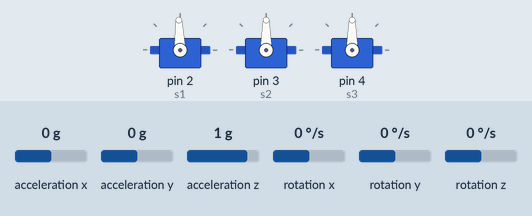
This sketch was run on a simulated Arduino Uno, built with avr-gcc and run on an emulated ATmega328P. Parts: 3 × servo. Wiring (inferred from the names in the program): MPU-6050 motion sensor at I2C address 0x68. The test bench sets the inputs (shaded band); at power-on: rotation x 0 °/s, acceleration z 1 g, acceleration x 0 g, rotation y 0 °/s, acceleration y 0 g, rotation z 0 °/s.

Above: at 1.7 s.
1.8 s: rotation x set to -192 °/s
At 3.2 s:
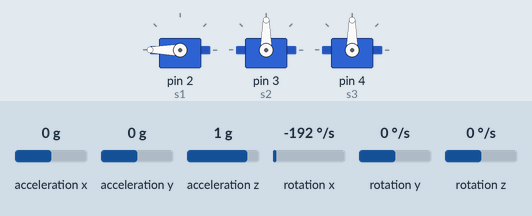
4.8 s: acceleration z set to 0 g
At 6.0 s:
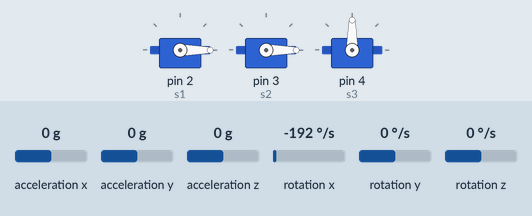
6.3 s: acceleration x set to -1.4 g
At 7.1 s:
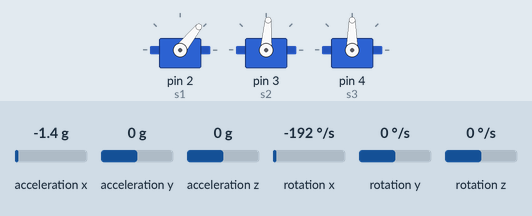
9.3 s: rotation y set to -192 °/s
Timing chart, 0 to 15.8 s (numbered marks = the images above; inputs shaded):
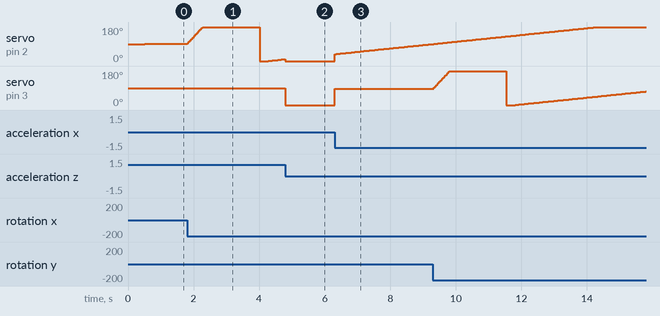

Measured:
- after the input at 4.8 s, servo on pin 3 (s2): 90° → 0° at once
- after the input at 6.3 s, servo on pin 2 (s1): moves from 0° to 90° over 3.0 s, starting at once; servo on pin 3 (s2): 0° → 86° at once

The sketch:

Gimbal.ino
```cpp
//SDA-A4
//SCL-A5
#include <Wire.h>
#include <Servo.h>
const int MPU = 0x68; // MPU6050 I2C address
double AccX, AccY, AccZ;
double GyroX, GyroY, GyroZ;
double accAngleX, accAngleY, gyroAngleX, gyroAngleY, gyroAngleZ;
double roll, pitch, yaw;
double AccErrorX, AccErrorY, GyroErrorX, GyroErrorY, GyroErrorZ;
double elapsedTime, currentTime, previousTime;
int c = 0;
Servo s1, s2, s3;
void setup() {
  Serial.begin(19200);
  Wire.begin();                      // Initialize comunication
  Wire.beginTransmission(MPU);       // Start communication with MPU6050 // MPU=0x68
  Wire.write(0x6B);                  // Access the register 6B
  Wire.write(0x00);                  // Reset
  Wire.endTransmission(true);        // end the transmission
  s1.attach(2);
  s2.attach(3);
  s3.attach(4);
  calculate_IMU_error();            //Calculate the errors
  delay(20);
}
void loop() {
  //Read acceleromter data
  Wire.beginTransmission(MPU);
  Wire.write(0x3B); // Start with register 0x3B
  Wire.endTransmission(false);
  Wire.requestFrom(MPU, 6, true); // Read 6 registers total, each axis value is stored in 2 registers
  // For a range of +-2g, we need to divide the raw values by 16384
  AccX = (Wire.read() << 8 | Wire.read()) / 16384.0; // X-axis value
  AccY = (Wire.read() << 8 | Wire.read()) / 16384.0; // Y-axis value
  AccZ = (Wire.read() << 8 | Wire.read()) / 16384.0; // Z-axis value
  // Calculating Roll and Pitch from the accelerometer data
  accAngleX = (atan(AccY / sqrt(pow(AccX, 2) + pow(AccZ, 2))) * 180 / PI)-AccErrorX; // AccErrorX
  accAngleY = (atan(-1 * AccX / sqrt(pow(AccY, 2) + pow(AccZ, 2))) * 180 / PI)-AccErrorY; // AccErrorY
  // Read gyroscope data
  previousTime = currentTime;        // Previous time is stored before the actual time read
  currentTime = millis();            // Current actual time read
  elapsedTime = (currentTime - previousTime) / 1000; // Divide by 1000 to get seconds
  Wire.beginTransmission(MPU);
  Wire.write(0x43); // Gyro data first register address 0x43
  Wire.endTransmission(false);
  Wire.requestFrom(MPU, 6, true); // Read 6 registers total, each axis value is stored in 2 registers
  GyroX = (Wire.read() << 8 | Wire.read()) / 131.0; // For a 250deg/s range we have to divide first the raw value by 131.0
  GyroY = (Wire.read() << 8 | Wire.read()) / 131.0;
  GyroZ = (Wire.read() << 8 | Wire.read()) / 131.0;
  // Correct the outputs with the calculated error values
  GyroX = GyroX - GyroErrorX; // GyroErrorX
  GyroY = GyroY - GyroErrorY; // GyroErrorY
  GyroZ = GyroZ - GyroErrorZ; // GyroErrorZ
  // Currently the raw values are in degrees per seconds, so we need to multiply by seconds(s) to get the angle in degrees
  gyroAngleX = gyroAngleX + GyroX * elapsedTime;
  gyroAngleY = gyroAngleY + GyroY * elapsedTime;
  yaw =  yaw + GyroZ * elapsedTime;
  // Complementary filter - combine acceleromter and gyro angle values
  roll = 0.96 * gyroAngleX + 0.04 * accAngleX;
  pitch = 0.96 * gyroAngleY + 0.04 * accAngleY;
  // Print the values on the serial monitor
  // Control servo motors of the gimbal
  double x = 90-roll;
  double y = 90-pitch;
  double z = 90-yaw;
  s1.write(x+2);
  s2.write(y);
  s3.write(z);
}
void calculate_IMU_error() {
  // Read accelerometer values 200 times
  while (c < 200) {
    Wire.beginTransmission(MPU);
    Wire.write(0x3B);
    Wire.endTransmission(false);
    Wire.requestFrom(MPU, 6, true);
    AccX = (Wire.read() << 8 | Wire.read()) / 16384.0 ;
    AccY = (Wire.read() << 8 | Wire.read()) / 16384.0 ;
    AccZ = (Wire.read() << 8 | Wire.read()) / 16384.0 ;
    // Sum all readings
    AccErrorX = AccErrorX + ((atan((AccY) / sqrt(pow((AccX), 2) + pow((AccZ), 2))) * 180 / PI));
    AccErrorY = AccErrorY + ((atan(-1 * (AccX) / sqrt(pow((AccY), 2) + pow((AccZ), 2))) * 180 / PI));
    c++;
  }
  //Divide the sum by 200 to get the error value
  AccErrorX = AccErrorX / 200;
  AccErrorY = AccErrorY / 200;
  c = 0;
  // Read gyro values 200 times
  while (c < 200) {
    Wire.beginTransmission(MPU);
    Wire.write(0x43);
    Wire.endTransmission(false);
    Wire.requestFrom(MPU, 6, true);
    GyroX = Wire.read() << 8 | Wire.read();
    GyroY = Wire.read() << 8 | Wire.read();
    GyroZ = Wire.read() << 8 | Wire.read();
    // Sum all readings
    GyroErrorX = GyroErrorX + (GyroX / 131.0);
    GyroErrorY = GyroErrorY + (GyroY / 131.0);
    GyroErrorZ = GyroErrorZ + (GyroZ / 131.0);
    c++;
  }
  //Divide the sum by 2000 to get the error value
  GyroErrorX = GyroErrorX / 200;
  GyroErrorY = GyroErrorY / 200;
  GyroErrorZ = GyroErrorZ / 200;
  // Print the error values on the Serial Monitor
}
```
